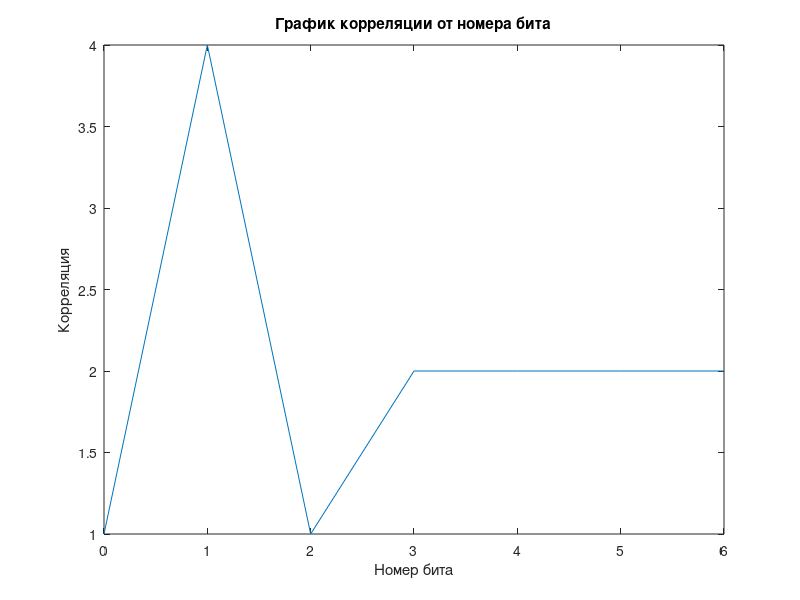

The MATLAB source for this figure:
clear all; clc

% Создание двух последовательностей битов
sequence1 = [1 0 1 0 1 1 0 0];
sequence2 = [0 1 0 1 1 0 0 1];

% Инициализация вектора для сохранения значений корреляции
correlation = zeros(1, length(sequence1)-1);

% Вычисление корреляции для каждой задержки
for delay = 0:length(sequence1)-2
    % Сдвиг одной последовательности битов на текущую задержку
    shifted_sequence2 = circshift(sequence2, delay);
    
    % Вычисление корреляции между двумя последовательностями
    correlation(delay+1) = sum(sequence1 .* shifted_sequence2);
end

% Построение графика корреляции от номера бита
plot(0:length(sequence1)-2, correlation);
xlabel('Номер бита');
ylabel('Корреляция');
title('График корреляции от номера бита');
